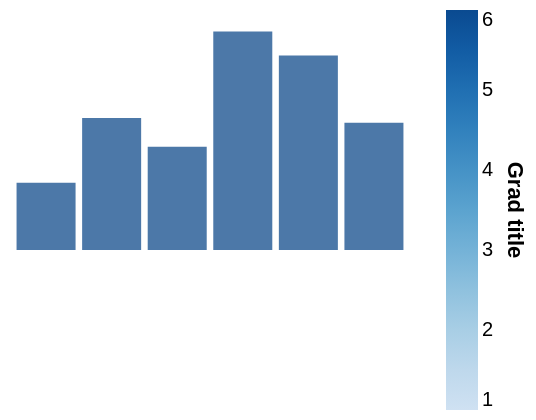

Source (Vega-Lite JSON):
### Vega specification from a JSON file in a GitHub repository (floating-point values rounded to 4 significant figures)
{"width": 200, "height": 120, "padding": 5, "data": [{"name": "t", "values": [{"a": "Alpha", "b": 28, "c": "x", "d": 1}, {"a": "Bravo", "b": 55, "c": "y", "d": 2}, {"a": "Charlie", "b": 43, "c": "x", "d": 3}, {"a": "Delta", "b": 91, "c": "z", "d": 4}, {"a": "Echo", "b": 81, "c": "y", "d": 5}, {"a": "Foxtrot", "b": 53, "c": "z", "d": 6}]}], "scales": [{"name": "x", "type": "band", "domain": {"data": "t", "field": "a"}, "range": "width", "padding": 0.1}, {"name": "y", "type": "linear", "domain": {"data": "t", "field": "b"}, "range": "height", "nice": true}, {"name": "color", "type": "ordinal", "domain": {"data": "t", "field": "c"}, "range": {"scheme": "category10"}}, {"name": "ramp", "type": "linear", "domain": {"data": "t", "field": "d"}, "range": {"scheme": "blues"}}, {"name": "size", "type": "linear", "domain": {"data": "t", "field": "b"}, "range": [10, 200]}, {"name": "shape", "type": "ordinal", "domain": {"data": "t", "field": "c"}, "range": "symbol"}, {"name": "quant", "type": "quantize", "domain": [0, 100], "range": {"scheme": "greens", "count": 4}}], "marks": [{"type": "rect", "from": {"data": "t"}, "encode": {"enter": {"x": {"scale": "x", "field": "a"}, "width": {"scale": "x", "band": 1}, "y": {"scale": "y", "field": "b"}, "y2": {"scale": "y", "value": 0}}}}], "legends": [{"fill": "ramp", "type": "gradient", "title": "Grad title", "titleOrient": "right", "titleAnchor": "middle", "orient": "right"}]}
